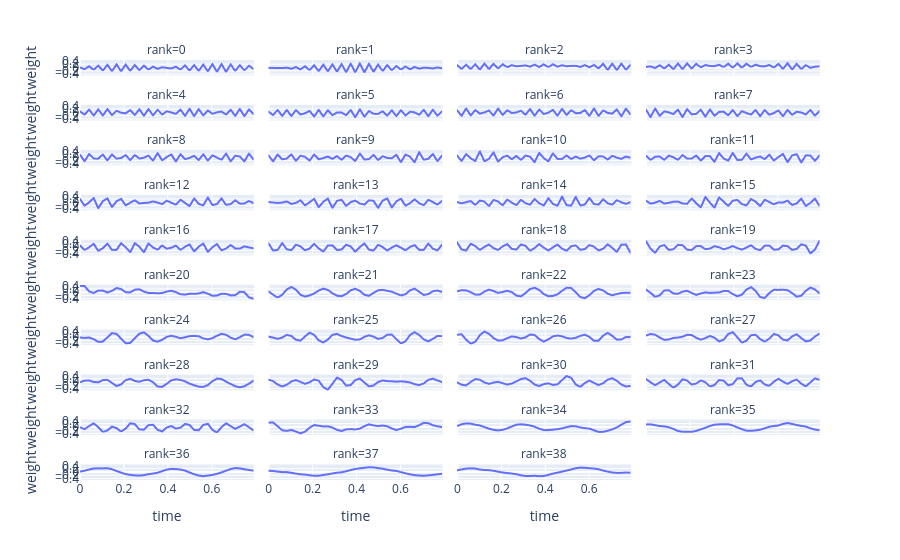

Write notebook code for a chart like this one.
### Code cell
from mne.viz import plot_topomap
from plotly.tools import mpl_to_plotly

# TODO spatial weights
df = pd.DataFrame(tl.to_numpy(hoda.weights_[1]))
df['time'] = epochs.times
df = df.melt(id_vars=['time'], var_name='rank', value_name='weight')
px.line(df, x='time', y='weight', facet_col='rank', facet_col_wrap=4)
